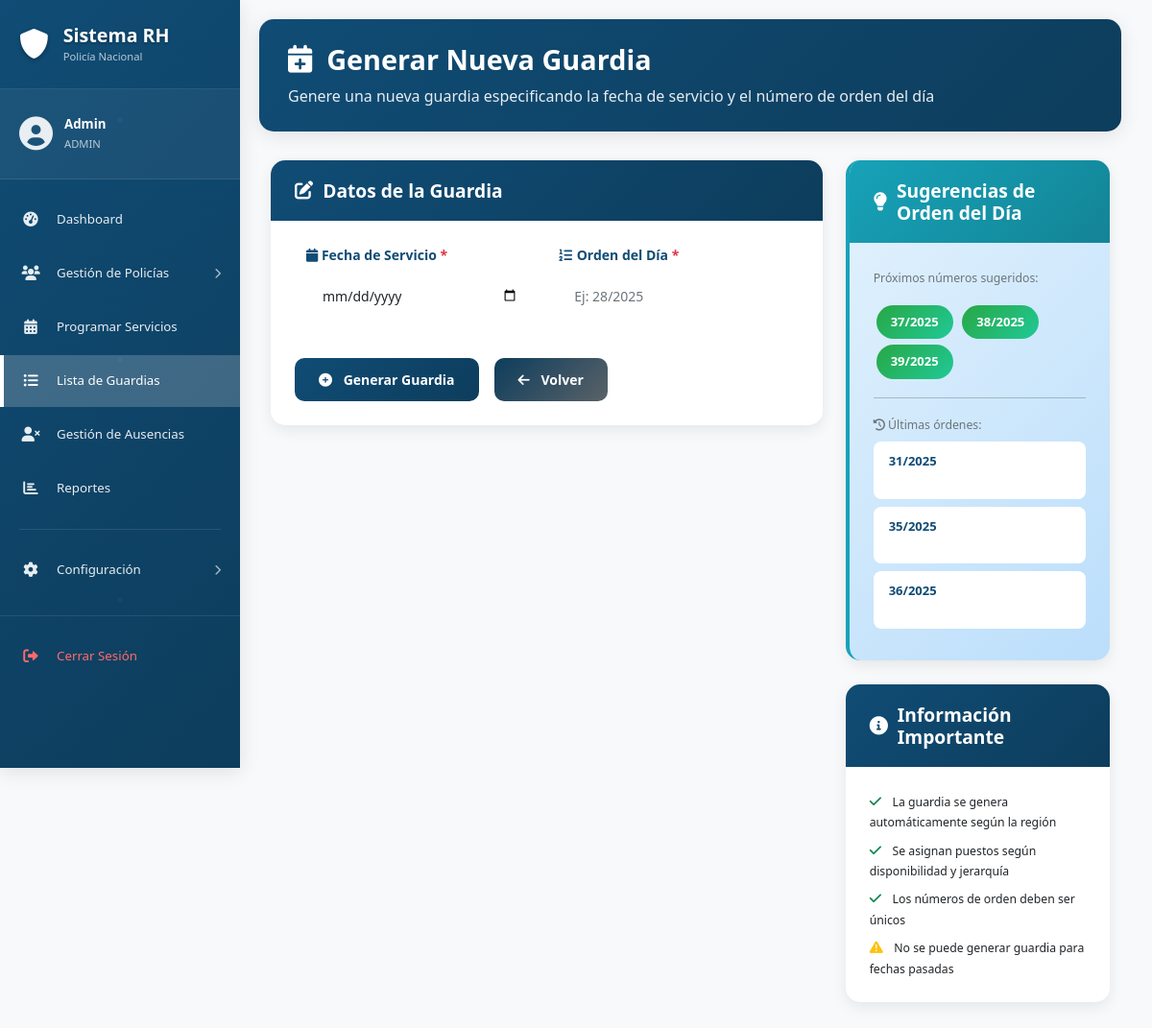
The app's page /admin/guardias/generar_guardia_interface.php (signed in), older data.
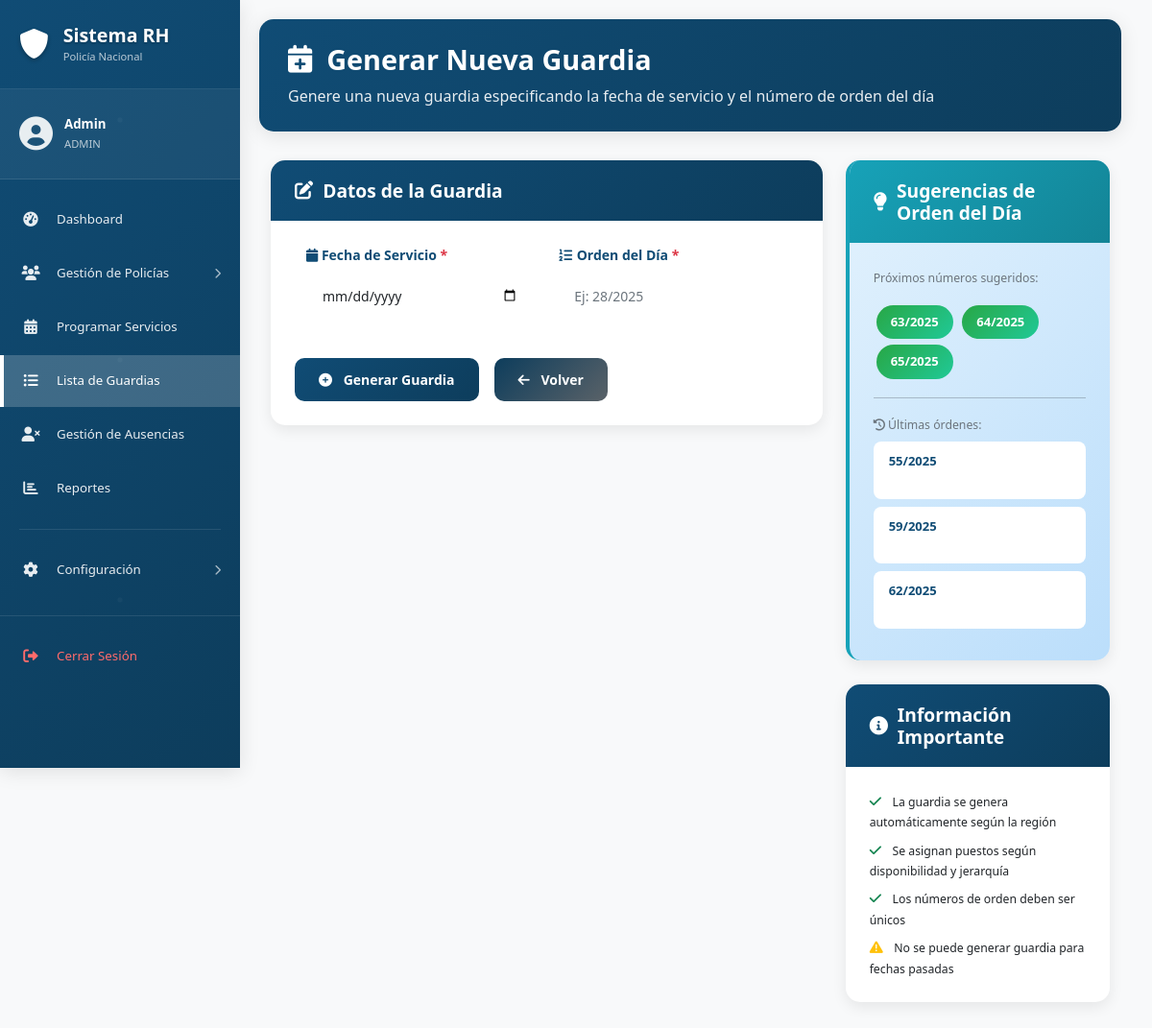
The same page, newer data.
### tables this page shows
CREATE TABLE `usuarios` (
  `id` int NOT NULL,
  `nombre_usuario` varchar(50) NOT NULL,
  `contraseña` varchar(255) NOT NULL,
  `nombre_completo` varchar(100) DEFAULT NULL,
  `email` varchar(100) DEFAULT NULL,
  `rol` enum('ADMIN') DEFAULT 'ADMIN',
  `activo` tinyint(1) DEFAULT '1',
  `creado_en` timestamp NULL DEFAULT CURRENT_TIMESTAMP,
  `actualizado_en` timestamp NULL DEFAULT CURRENT_TIMESTAMP ON UPDATE CURRENT_TIMESTAMP
);

CREATE TABLE `orden_dia` (
  `id` int NOT NULL,
  `numero_orden` varchar(50) NOT NULL COMMENT 'Número de orden (ej: 27/2025)',
  `año` int NOT NULL COMMENT 'Año del orden',
  `numero` int NOT NULL COMMENT 'Número secuencial del año',
  `fecha_creacion` timestamp NULL DEFAULT CURRENT_TIMESTAMP,
  `activo` tinyint(1) DEFAULT '1'
);

### admin/guardias/generar_guardia.php (called while the page is built, shortened)
<?php
class GeneradorGuardias {
    private $conn;
    public function __construct($conexion) {
        $this->conn = $conexion;
    }
    public function obtenerSugerenciasOrdenDia() {
        $stmt = $this->conn->prepare("
            SELECT numero_orden, año, numero
            FROM orden_dia
            ORDER BY año DESC, numero DESC
            LIMIT 3
        ");
        $stmt->execute();
        $sugerencias = [];
        $ordenes = [];
        while ($row = $stmt->fetch(PDO::FETCH_ASSOC)) {
            $ordenes[] = $row;
        }
        if (!empty($ordenes)) {
            $ultimo = $ordenes[0];
            $año_actual = $ultimo['año'];
            $siguiente_numero = $ultimo['numero'] + 1;
            for ($i = 0; $i < 3; $i++) {
                $sugerencias[] = ($siguiente_numero + $i) . '/' . $año_actual;
            }
        } else {
            $año_actual = date('Y');
            for ($i = 1; $i <= 3; $i++) {
                $sugerencias[] = $i . '/' . $año_actual;
            }
        }
        return [
            'sugerencias' => $sugerencias,
            'historial' => array_reverse($ordenes)
        ];
    }
}
?>

### admin/guardias/generar_guardia_interface.php (the view, shortened to what the rows shown need)
<?php
require_once '../../cnx/db_connect.php';
require_once 'generar_guardia.php';
$generador = new GeneradorGuardias($conn);
$sugerencias_data = $generador->obtenerSugerenciasOrdenDia();
$historial = $sugerencias_data['historial'];
?>
<!DOCTYPE html>
<html lang="es">
<head>
    <link href="https://cdn.jsdelivr.net/npm/bootstrap@5.1.3/dist/css/bootstrap.min.css" rel="stylesheet">
    <link href="https://cdnjs.cloudflare.com/ajax/libs/font-awesome/6.0.0/css/all.min.css" rel="stylesheet">
</head>
<body>
    <div class="container-fluid">
        <div class="row">
            <?php
            include '../inc/sidebar.php';
            ?>
            <div class="col-md-9 col-lg-10">
                <div class="main-content">
                    <div class="page-header">
                        <h1 class="page-title">
                            <i class="fas fa-calendar-plus"></i>
                            Generar Nueva Guardia
                        </h1>
                    </div>
                    <div class="row">
                        <div class="col-lg-4">
                            <div class="card info-card">
                                <div class="card-body">
                                    <?php if (!empty($historial)): ?>
                                    <?php foreach (array_slice($historial, 0, 3) as $orden): ?>
                                    <div class="historial-item">
                                        <div class="historial-numero"><?php echo $orden['numero_orden']; ?></div>
                                        <div class="historial-fecha">
                                        </div>
                                    </div>
                                    <?php endforeach; ?>
                                    <?php endif; ?>
                                </div>
                            </div>
                        </div>
                    </div>
                </div>
            </div>
        </div>
    </div>
</body>
</html>

### admin/inc/sidebar.php (shortened to what the rows shown need)
<?php
if (isset($_SESSION['usuario_id'])) {
    require_once __DIR__ . '/../../cnx/db_connect.php';
    $stmt = $conn->prepare("SELECT nombre_usuario, rol FROM usuarios WHERE id = ?");
    $stmt->execute([$_SESSION['usuario_id']]);
    $usuario_actual = $stmt->fetch();
}
?>
<div class="col-md-3 col-lg-2 px-0">
    <div class="sidebar modern-sidebar">
        <div class="user-profile">
            <div class="user-info">
                <span class="user-name"><?php echo isset($usuario_actual) ? htmlspecialchars($usuario_actual['nombre_usuario']) : 'Usuario'; ?></span>
                <span class="user-role"><?php echo isset($usuario_actual) ? htmlspecialchars($usuario_actual['rol']) : 'Sistema'; ?></span>
            </div>
        </div>
    </div>
</div>

Row changes from the older to the newer data that the page shows:
no longer on this page (row unchanged): orden_dia: numero_orden "31/2025"
no longer on this page (row unchanged): orden_dia: numero_orden "35/2025"
no longer on this page (row unchanged): orden_dia: numero_orden "36/2025"
added orden_dia: numero_orden "55/2025"
added orden_dia: numero_orden "59/2025"
added orden_dia: numero_orden "62/2025"
Text that changed along with them:
new list line: "63/2025"
new list line: "64/2025"
new list line: "65/2025"
list line gone: "37/2025"
list line gone: "38/2025"
list line gone: "39/2025"
